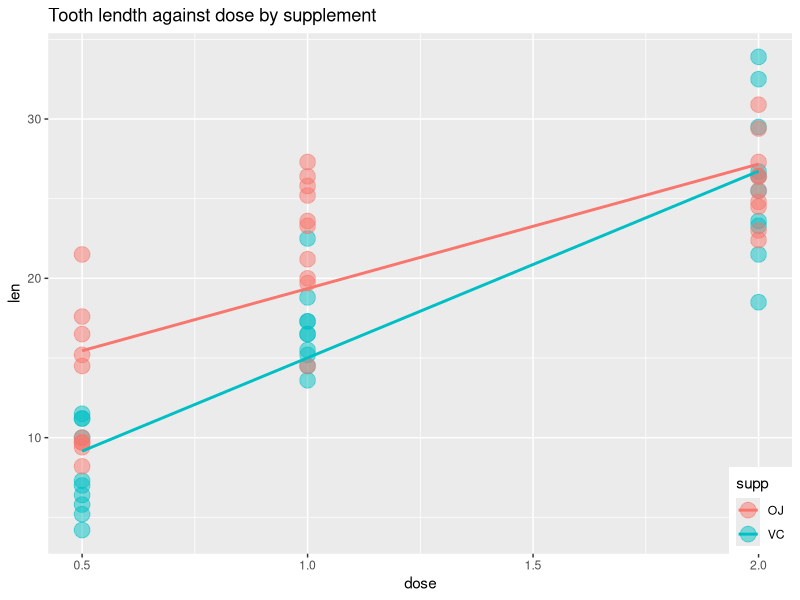

Source code (R):
## ---- chunk 1
library(datasets)
library(dplyr)
library(ggplot2)
library(knitr)
Sys.setlocale("LC_TIME", "English")
## ---- chunk 2
ggplot(ToothGrowth, aes(x=dose, y=len, color=supp)) +
  geom_point(alpha=.5, size=5) +
  stat_smooth(method=lm, se = FALSE) +
  theme(legend.position=c(1,0), legend.justification=c(1,0))+ 
  ggtitle("Tooth lendth against dose by supplement")

summary(ToothGrowth)

## ---- chunk 3
t.test(len ~ supp, data = ToothGrowth)

## ---- chunk 4
pval <- round(t.test(len ~ supp, data = ToothGrowth)$p.value, 3)
